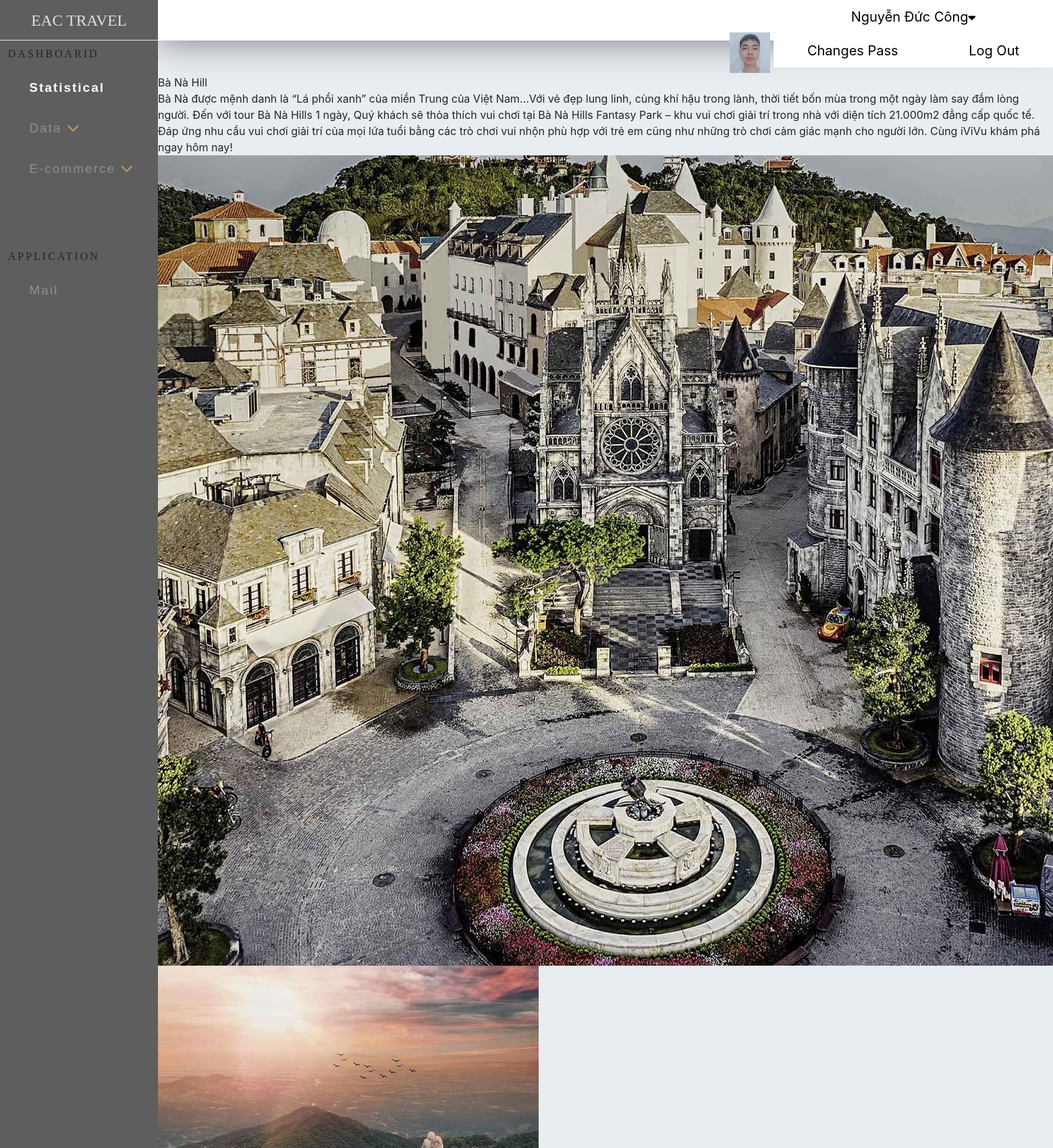
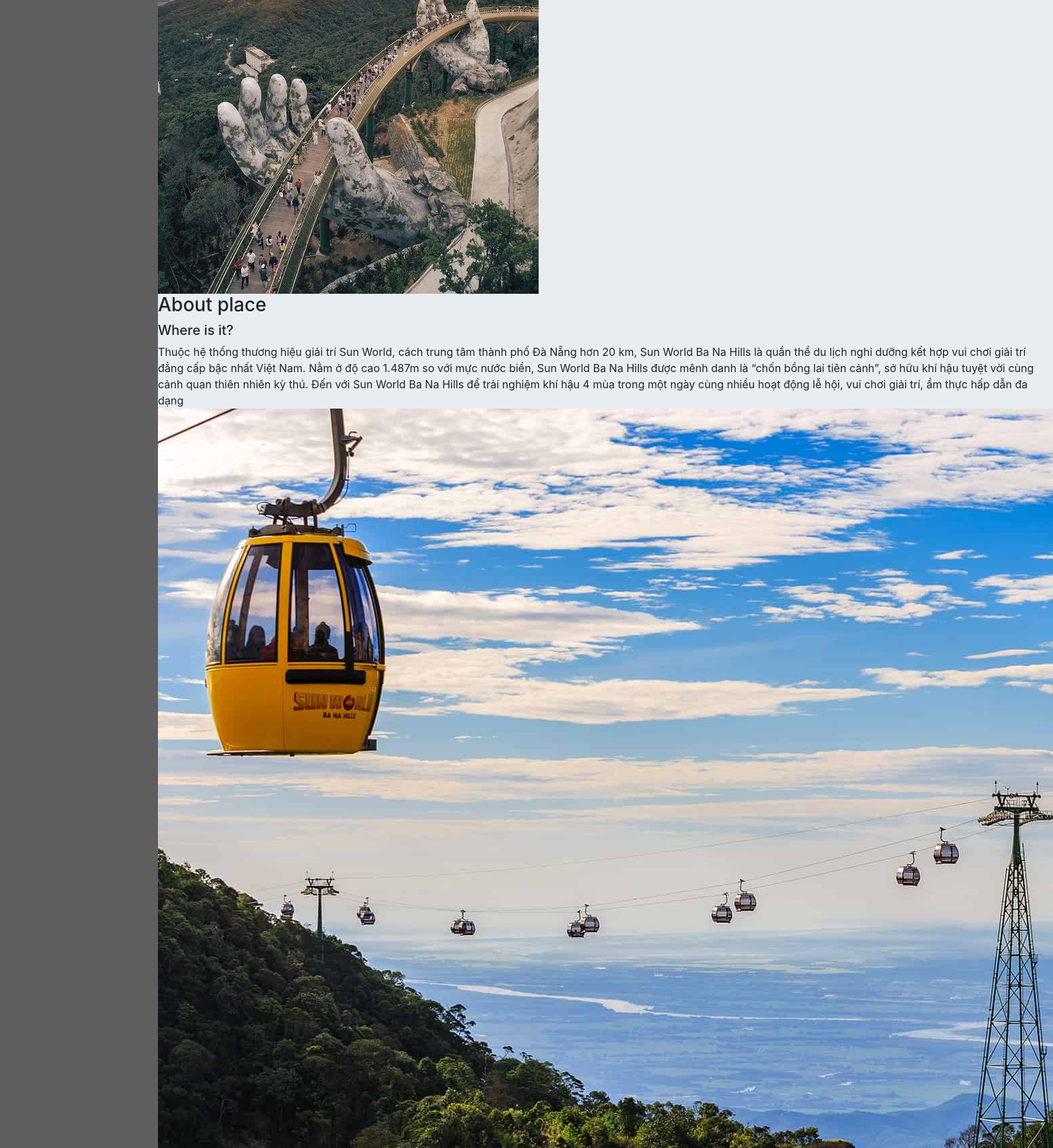
Screenshot of /admin/index.php?ctrl=noidung&id=1 (signed in, upper part) with the database file from the repository (2 pictures, top to bottom).
### tables this page shows
CREATE TABLE `noidungbocuc` (
  `id_noidung` int(11) NOT NULL,
  `noidung` varchar(5000) NOT NULL,
  `noidung2` text DEFAULT NULL,
  `noidung3` text DEFAULT NULL,
  `img_noidung1` varchar(50) DEFAULT NULL,
  `img_noidung2` varchar(50) DEFAULT NULL,
  `img_right1` varchar(50) DEFAULT NULL,
  `img_right2` varchar(50) DEFAULT NULL,
  `ngaydang` date NOT NULL,
  `rating` int(11) NOT NULL DEFAULT 5,
  `id_dd` int(11) DEFAULT NULL
);

CREATE TABLE `diadiem` (
  `id_dd` int(11) NOT NULL,
  `name_dd` varchar(250) DEFAULT NULL,
  `rating_dd` int(11) NOT NULL DEFAULT 5,
  `id_kv` int(11) DEFAULT NULL,
  `img_dd` varchar(100) DEFAULT NULL
);

### admin/model/database.php (called while the page is built, shortened)
<?php
   function getConnection(){
        $host='localhost';
        $dbname='eac';
        $userName='root';
        $passWord='';
            $DBH = new PDO('mysql:host='.$host.';dbname='.$dbname,$userName,$passWord);
            return $DBH;
    }
    function query($sql){
        $connect = getConnection();
        $result = $connect -> query($sql);
        return  $result;
    }
?>

### admin/model/login.php (called while the page is built)
<?php
            include_once('database.php');
            function getad($mail){
                $sql="SELECT * FROM admin WHERE email = '$mail'";
                return query($sql);
            }
?>

### admin/model/home.php (called while the page is built, shortened)
<?php
        include_once('database.php');
        function getAllTopFeautureById($id){
          $sql="SELECT * FROM noidungbocuc INNER JOIN diadiem on diadiem.id_dd=noidungbocuc.id_dd WHERE diadiem.id_dd='$id'";
          return query($sql);
      }
?>

### admin/view/noidung/index.php (the view, shortened to what this page needs)
<div class="roww">
            <div class="boxcenter_content">
                <div class="bg_article">
                        <?php
                            foreach($topFeautureById as $tr){
                                echo'
                            <div class="box_content_article">
                                <div class="title_content">
                                    '.$tr['name_dd'].'
                                </div>
                                <div class="border_box">
                                    <div class="box_text_content0">
                                            <div class="box_text0">
                                                '.$tr['noidung'].'
                                            </div>
                                    </div>
                                </div>
                            </div>
                        <div class="box_img_article">
                            <div class="single-item">
                                    <div class="box_img_slick">
                                        <img src="../site/img/'.$tr['img_right1'].'" alt="">
                                    </div>
                                    <div class="box_img_slick">
                                        <img src="../site/img/'.$tr['img_right2'].'" alt="">
                                    </div>
                            </div>
                        </div>
                        <div class="main_content">
                            <h3>About place</h3>
                        <h5>Where is it?</h5>
                            <div class="box_text_content2">
                                    '.$tr['noidung2'].'
                            </div>
                            <div class="big_box_img_content">
                                <div class="box_img_content">
                                    <img src="../site/img/'.$tr['img_noidung1'].'" alt="">
                                </div>
                            </div>
                                '.$tr['noidung3'].'
                                    <img src="../site/img/'.$tr['img_noidung2'].'" alt="">
                                '.$tr['noidung3'].'
                        </div>
                                ';
                            }
                        ?>
                </div>
            </div>
        </div>

### admin/index.php (shortened to what this page needs)
<!DOCTYPE html>
<html lang="en">
<head>
    <link rel="stylesheet" href="css/index.css">
    <link rel="stylesheet" href="css/statistical.css">
    <link rel="stylesheet" href="css/tour.css">
    <link rel="stylesheet" href="css/place.css">
    <link rel="stylesheet" href="css/add.css">
    <link rel="stylesheet" href="css/tip.css">
    <link rel="stylesheet" href="https://use.fontawesome.com/releases/v5.6.3/css/all.css">
<link rel="stylesheet" href="https://cdnjs.cloudflare.com/ajax/libs/font-awesome/4.7.0/css/font-awesome.min.css">
    <link rel="stylesheet" href="https://cdn.jsdelivr.net/npm/bootstrap@4.5.3/dist/css/bootstrap.min.css">
    <link rel="stylesheet" href="https://cdnjs.cloudflare.com/ajax/libs/bootstrap-sweetalert/1.0.1/sweetalert.min.css">
</head>
<body>
    <div class="full">
        <div class="ad_left">
                <div class="title_ad_left">
                    EAC TRAVEL
                </div>
                <div class="dashboarid">
                    <div class="title_db">
                        DASHBOARID
                    </div>
                    <div class="content_db">
                        <ul>
                            <li class="active"><a href="index.php" >Statistical</a></li>
                            <li>
                                <a href="#"  class="feat-btn">Data <i class="fas fa-chevron-down"></i></a>
                            </li>
                            <li>
                                <a href="#" class="serv-btn">E-commerce <i class="fas fa-chevron-down"></i></a>
                            </li>
                        </ul>
                    </div>
                </div>
            <div class="dashboarid">
                <div class="title_db">
                   APPLICATION
                </div>
                <div class="content_db">
                    <ul>
                        <li><a href="#" >Mail</a></li>
                    </ul>
                </div>
            </div>
        </div>
            <div class="ad_right">
                <div class="full">
                    <div class="top_ad_right">
                        <?php
                            include_once 'model/login.php';
                            $mail=$_SESSION['admin'];
                            $admin=getad($mail);
                            foreach ($admin as $ad) {
                                echo'
                                <div class="dropdown">
                                    <ul>
                                        <img src="../site/img/'.$ad['img_ad'].'"width="60px" alt="">
                                        <li><a href="#">'.$ad['name_ad'].'<i class="fa fa-caret-down" style="font-size:17px;color:black"></i></a>
                                            <ul>
                                                <li><a href="#">Changes Pass</a></li>
                                                <li><a href="logout.php">Log Out</a></li>
                                            </ul>
                                        </li>
                                    </ul>
                                </div>
                                ';
                            }
                        ?>
                    </div>
                </div>
            <?php
            $ctrl='home';
            if(isset($_GET['ctrl'])){
                $ctrl = $_GET['ctrl'];
            }
            include 'controller/'.$ctrl.'.php';
        ?>
            </div>
    </div>
</body>
</html>

### admin/css/index.css (style rules this page uses)
body { margin: 0; }
.full { width: 100%; float: left; }
.ad_left { position: fixed; top: 0; left: 0; bottom: 0; width: 15%; background-color:#5e5e5e; }
.title_ad_left { width: 100%; height: 60px; line-height: 60px; font-size: 1.5vw; text-align: center; color: #dfdfdf; border-bottom: 1px solid #e6e6e6; font-family: 'Playfair Display', serif; }
.dashboarid { width: 100%; min-height:300px ; }
.title_db { width: 95%; height: 10%; line-height: 40px; margin-left: 5%; font-family: 'Tinos', serif; letter-spacing: 3px; }
.content_db { width: 85%; min-height: 260px; margin-left: 10%; }
.content_db ul { height: 90%; list-style: none; padding: 0; margin: 0; }
.content_db ul li { line-height: 60px; }
.content_db ul li a { color:#8e8e8e; text-decoration: none; padding-left: 10%; font-size: 19px; display: block; width: 90%; transition:all 0.5s; font-family: 'Noto Sans JP', sans-serif; letter-spacing: 2px; }
* i { color: #b3906a; }
.content_db ul li.active a { color: white; font-weight: bold; }
.ad_right { width: 85%; min-height: 722px; float: right; background-color: #e8edf2; }
.top_ad_right { width: 100%; height: 60px; box-shadow:0 5px 50px rgba(0, 0, 0, 0.43); background-color: white; margin-bottom: 50px ; }
.dropdown { text-align: center; float: right; }
.dropdown ul { list-style: none; padding: 0; margin: 0; }
.dropdown ul li { background: white; position: relative; list-style: none; display: inline-block; }
.dropdown ul li a { display: block; padding: 0 50px; color: black; text-decoration: none; line-height: 50px; font-size: 20px; }

### admin/css/tip.css (style rules this page uses)
body { margin: 0; background-color: #CCC; }
a { color: white; font-size: 18pt; }

### rows the page displays
noidungbocuc: id_dd.name_dd "Bà Nà Hill", noidung "Bà Nà được mệnh danh là “Lá phổi xanh” của miền Trung của Việt Nam…Với vẻ đẹp lung linh, cùng khí hậu trong lành, thời tiết bốn mùa trong một ngày làm say đắm lòng người. Đến với tour Bà Nà Hills 1 ngày, Quý khách sẽ thỏa thích vui chơi tại Bà Nà Hills Fantasy Park – khu vui chơi giải trí trong nhà với diện tích 21.000m2 đẳng cấp quốc tế. Đáp ứng nhu cầu vui chơi giải trí của mọi lứa tuổi bằng các trò chơi vui nhộn phù hợp với trẻ em cũng như những trò chơi cảm giác mạnh cho người lớn. Cùng iViVu khám phá ngay hôm nay!", img_right1 (picture), img_right2 (picture), noidung2 "Thuộc hệ thống thương hiệu giải trí Sun World, cách trung tâm thành phố Đà Nẵng hơn 20 km, Sun World Ba Na Hills là quần thể du lịch nghỉ dưỡng kết hợp vui chơi giải trí đẳng cấp bậc nhất Việt Nam. Nằm ở độ cao 1.487m so với mực nước biển, Sun World Ba Na Hills được mênh danh là “chốn bồng lai tiên cảnh”, sở hữu khí hậu tuyệt vời cùng cảnh quan thiên nhiên kỳ thú. Đến với Sun World Ba Na Hills để trải nghiệm khí hậu 4 mùa trong một ngày cùng nhiều hoạt động lễ hội, vui chơi giải trí, ẩm thực hấp dẫn đa dạng", img_noidung1 (picture)

### other values shown
$ad['name_ad'] "Nguyễn Đức Công"
